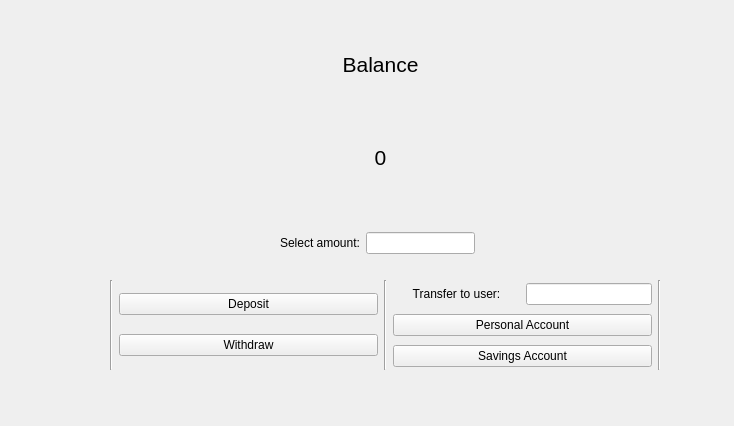
<?xml version="1.0" encoding="UTF-8"?>
<ui version="4.0">
 <class>PersonalAccountWindow</class>
 <widget class="QWidget" name="PersonalAccountWindow">
  <property name="geometry">
   <rect>
    <x>0</x>
    <y>0</y>
    <width>734</width>
    <height>426</height>
   </rect>
  </property>
  <property name="sizePolicy">
   <sizepolicy hsizetype="Fixed" vsizetype="Preferred">
    <horstretch>0</horstretch>
    <verstretch>0</verstretch>
   </sizepolicy>
  </property>
  <property name="windowTitle">
   <string>Form</string>
  </property>
  <widget class="QWidget" name="">
   <property name="geometry">
    <rect>
     <x>240</x>
     <y>20</y>
     <width>281</width>
     <height>181</height>
    </rect>
   </property>
   <layout class="QVBoxLayout" name="BalanceDisplay">
    <item>
     <layout class="QVBoxLayout" name="verticalLayout_3">
      <item>
       <layout class="QVBoxLayout" name="verticalLayout_2">
        <item>
         <widget class="QLabel" name="label">
          <property name="font">
           <font>
            <pointsize>16</pointsize>
           </font>
          </property>
          <property name="text">
           <string>Balance</string>
          </property>
          <property name="alignment">
           <set>Qt::AlignmentFlag::AlignCenter</set>
          </property>
         </widget>
        </item>
        <item>
         <widget class="QLabel" name="balance">
          <property name="font">
           <font>
            <pointsize>16</pointsize>
           </font>
          </property>
          <property name="text">
           <string>0</string>
          </property>
          <property name="alignment">
           <set>Qt::AlignmentFlag::AlignCenter</set>
          </property>
         </widget>
        </item>
       </layout>
      </item>
     </layout>
    </item>
   </layout>
  </widget>
  <widget class="QWidget" name="">
   <property name="geometry">
    <rect>
     <x>280</x>
     <y>230</y>
     <width>195</width>
     <height>26</height>
    </rect>
   </property>
   <layout class="QHBoxLayout" name="Select">
    <item>
     <widget class="QLabel" name="label_4">
      <property name="text">
       <string>Select amount:</string>
      </property>
     </widget>
    </item>
    <item>
     <widget class="QLineEdit" name="amount"/>
    </item>
   </layout>
  </widget>
  <widget class="QWidget" name="">
   <property name="geometry">
    <rect>
     <x>110</x>
     <y>280</y>
     <width>551</width>
     <height>90</height>
    </rect>
   </property>
   <layout class="QHBoxLayout" name="horizontalLayout_3">
    <item>
     <widget class="Line" name="line_3">
      <property name="orientation">
       <enum>Qt::Orientation::Vertical</enum>
      </property>
     </widget>
    </item>
    <item>
     <layout class="QVBoxLayout" name="DepositWithdraw">
      <item>
       <widget class="QPushButton" name="deposit">
        <property name="text">
         <string>Deposit</string>
        </property>
       </widget>
      </item>
      <item>
       <widget class="QPushButton" name="withdraw">
        <property name="text">
         <string>Withdraw</string>
        </property>
       </widget>
      </item>
     </layout>
    </item>
    <item>
     <widget class="Line" name="line">
      <property name="orientation">
       <enum>Qt::Orientation::Vertical</enum>
      </property>
     </widget>
    </item>
    <item>
     <layout class="QVBoxLayout" name="Transfer">
      <property name="sizeConstraint">
       <enum>QLayout::SizeConstraint::SetNoConstraint</enum>
      </property>
      <item>
       <layout class="QHBoxLayout" name="horizontalLayout">
        <item>
         <widget class="QLabel" name="label_2">
          <property name="sizePolicy">
           <sizepolicy hsizetype="Preferred" vsizetype="Maximum">
            <horstretch>0</horstretch>
            <verstretch>0</verstretch>
           </sizepolicy>
          </property>
          <property name="text">
           <string>Transfer to user:</string>
          </property>
          <property name="alignment">
           <set>Qt::AlignmentFlag::AlignCenter</set>
          </property>
         </widget>
        </item>
        <item>
         <widget class="QLineEdit" name="receiver_user_id">
          <property name="sizePolicy">
           <sizepolicy hsizetype="Preferred" vsizetype="Fixed">
            <horstretch>0</horstretch>
            <verstretch>0</verstretch>
           </sizepolicy>
          </property>
         </widget>
        </item>
       </layout>
      </item>
      <item>
       <widget class="QPushButton" name="transfer_personal">
        <property name="text">
         <string>Personal Account</string>
        </property>
       </widget>
      </item>
      <item>
       <widget class="QPushButton" name="transfer_savings">
        <property name="text">
         <string>Savings Account</string>
        </property>
       </widget>
      </item>
     </layout>
    </item>
    <item>
     <widget class="Line" name="line_2">
      <property name="orientation">
       <enum>Qt::Orientation::Vertical</enum>
      </property>
     </widget>
    </item>
   </layout>
  </widget>
 </widget>
 <resources/>
 <connections/>
</ui>
